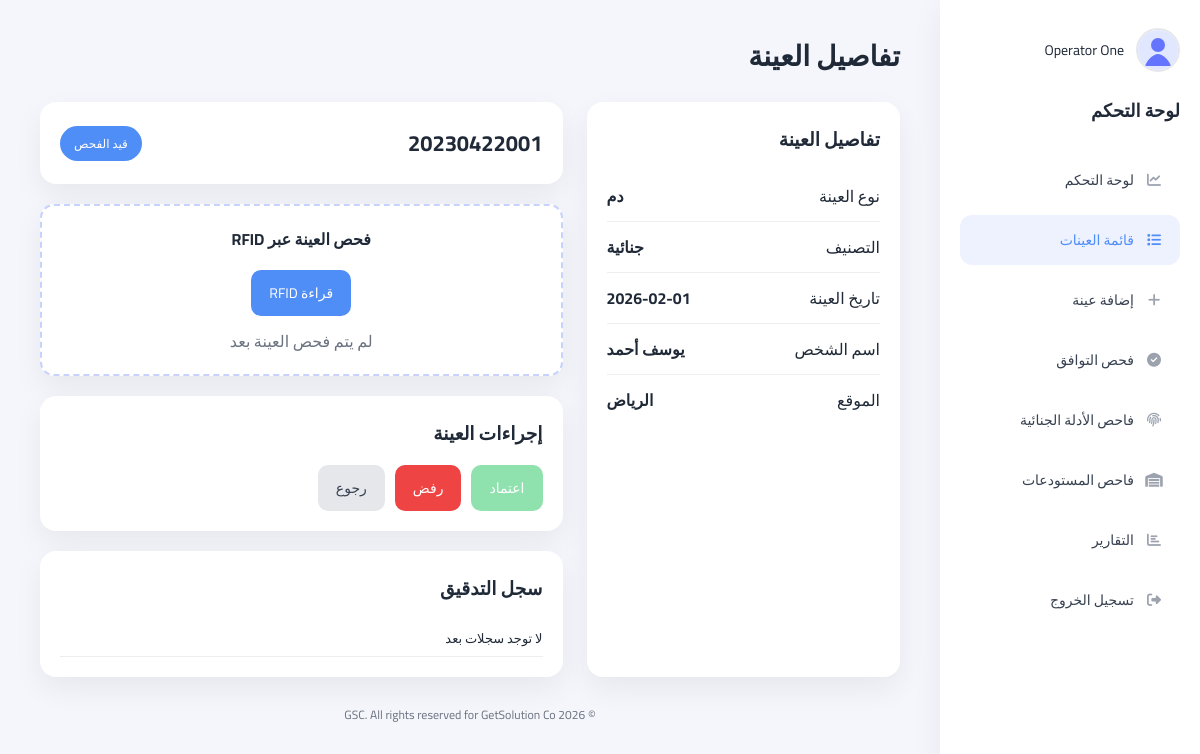
The app's page /public_html/samples/detail.php?sample_number=20230422001 (signed in) with its own data.
### tables this page shows
CREATE TABLE IF NOT EXISTS `samples` (
  `id` int(11) NOT NULL AUTO_INCREMENT,
  `sample_number` varchar(50) NOT NULL,
  `sample_type` varchar(50) NOT NULL,
  `category` varchar(50) NOT NULL,
  `person_name` varchar(100) NOT NULL,
  `collected_date` date NOT NULL,
  `location` varchar(100) DEFAULT NULL,
  `rfid_id` int(11) NOT NULL,
  `status` enum('pending','checked','approved','rejected') NOT NULL DEFAULT 'pending',
  `created_at` timestamp NOT NULL DEFAULT current_timestamp(),
  `updated_at` timestamp NOT NULL DEFAULT current_timestamp() ON UPDATE current_timestamp(),
  PRIMARY KEY (`id`),
  UNIQUE KEY `sample_number` (`sample_number`),
  KEY `rfid_id` (`rfid_id`),
  KEY `idx_sample_number` (`sample_number`),
  KEY `idx_status` (`status`),
  KEY `idx_sample_type` (`sample_type`),
  KEY `idx_category` (`category`),
  KEY `idx_collected_date` (`collected_date`),
  CONSTRAINT `samples_ibfk_1` FOREIGN KEY (`rfid_id`) REFERENCES `rfid_tags` (`id`)
);

### public_html/config/lang.php (called while the page is built, shortened)
<?php
$default = 'ar';
$lang = $_SESSION['lang'] ?? $default;
$path = __DIR__ . '/../lang/' . $lang . '.php';
$fallback = __DIR__ . '/../lang/' . $default . '.php';
$translations = file_exists($path) ? include $path : [];
$fallbackTranslations = file_exists($fallback) ? include $fallback : [];
function __(string $key, array $replace = []): string {
    global $translations, $fallbackTranslations;
    $value = $translations[$key] ?? $fallbackTranslations[$key] ?? $key;
    return $value;
}

### public_html/config/helpers.php (called while the page is built, shortened)
<?php
function e(?string $value): string {
    return htmlspecialchars($value ?? '', ENT_QUOTES, 'UTF-8');
}
function base_path(): string {
    $script = $_SERVER['SCRIPT_NAME'] ?? '';
    $dir = rtrim(str_replace('\\', '/', dirname($script)), '/');
    return $dir === '/' ? '' : $dir;
}
function url(string $path): string {
    return base_path() . $path;
}

### public_html/config/db.php (called while the page is built, shortened)
<?php
function db(): PDO {
    static $pdo = null;
    if ($pdo instanceof PDO) {
        return $pdo;
    }
    $dsn = 'mysql:host=' . DB_HOST . ';dbname=' . DB_NAME . ';charset=utf8mb4';
    $pdo = new PDO($dsn, DB_USER, DB_PASS, [
        PDO::ATTR_ERRMODE => PDO::ERRMODE_EXCEPTION,
        PDO::ATTR_DEFAULT_FETCH_MODE => PDO::FETCH_ASSOC,
    ]);
    return $pdo;
}

### public_html/config/auth.php (called while the page is built, shortened)
<?php
require_once __DIR__ . '/db.php';
require_once __DIR__ . '/helpers.php';
require_once __DIR__ . '/lang.php';
function current_user(): ?array {
    return $_SESSION['user'] ?? null;
}

### public_html/samples/detail.php (the view, shortened to what this page needs)
<?php
require_once __DIR__ . '/../config/auth.php';
require_once __DIR__ . '/../config/helpers.php';
require_once __DIR__ . '/../config/db.php';
require_once __DIR__ . '/../config/lang.php';
$sampleNumber = trim($_GET['sample_number'] ?? '');
$stmt = db()->prepare('SELECT s.*, r.uid AS rfid_uid FROM samples s JOIN rfid_tags r ON r.id = s.rfid_id WHERE s.sample_number = ?');
$stmt->execute([$sampleNumber]);
$sample = $stmt->fetch();
$canAct = in_array((current_user()['role'] ?? ''), ['Admin', 'Operator'], true);
$logStmt = db()->prepare('SELECT action, timestamp FROM audit_logs WHERE sample_id = ? ORDER BY timestamp DESC LIMIT 10');
$logStmt->execute([(int)$sample['id']]);
$logs = $logStmt->fetchAll();
$statusMap = [
    'pending' => __('status.pending'),
    'checked' => __('status.checked'),
    'approved' => __('status.approved'),
    'rejected' => __('status.rejected'),
];
?>
<h1><?= e(__('samples.detail_title')) ?></h1>
<div class="grid-main">
    <div class="card">
        <h3><?= e(__('samples.detail_title')) ?></h3>
        <div class="info-item"><span><?= e(__('samples.sample_type')) ?></span><strong><?= e($sample['sample_type']) ?></strong></div>
        <div class="info-item"><span><?= e(__('samples.category')) ?></span><strong><?= e($sample['category']) ?></strong></div>
        <div class="info-item"><span><?= e(__('samples.collected_date')) ?></span><strong><?= e($sample['collected_date']) ?></strong></div>
        <div class="info-item"><span><?= e(__('samples.person_name')) ?></span><strong><?= e($sample['person_name']) ?></strong></div>
        <div class="info-item"><span><?= e(__('samples.location')) ?></span><strong><?= e($sample['location']) ?></strong></div>
    </div>
    <div>
        <div class="card" style="display:flex;justify-content:space-between;align-items:center;">
            <div class="sample-no"><?= e($sample['sample_number']) ?></div>
            <div class="status <?= e($sample['status']) ?>"><?= e($statusMap[$sample['status']] ?? $sample['status']) ?></div>
        </div>
        <form method="post" class="card rfid-box">
            <strong><?= e(__('rfid.title')) ?></strong>
            <div class="spacer"></div>
            <?php if ($canAct && $sample['status'] === 'pending'): ?>
                <button class="btn btn-blue" name="action" value="rfid_check"><?= e(__('rfid.read')) ?></button>
            <?php else: ?>
                <button class="btn btn-blue" type="button" disabled><?= e(__('rfid.read')) ?></button>
            <?php endif; ?>
            <div class="muted" style="margin-top:10px;">
                <?php if (in_array($sample['status'], ['checked', 'approved'], true)): ?>
                    <?= e(__('rfid.read_done', ['uid' => $sample['rfid_uid']])) ?>
                <?php else: ?>
                    <?= e(__('rfid.not_read')) ?>
                <?php endif; ?>
            </div>
        </form>
        <?php if ($canAct): ?>
        <form method="post" class="card">
            <h3><?= e(__('actions.title')) ?></h3>
            <div style="display:flex;gap:10px;">
                <button class="btn btn-green" name="action" value="approve" <?= $sample['status'] !== 'checked' ? 'disabled' : '' ?>><?= e(__('actions.approve')) ?></button>
                <button class="btn btn-red" name="action" value="reject"><?= e(__('actions.reject')) ?></button>
                <a href="<?= e(url('/samples/list')) ?>" class="btn btn-gray"><?= e(__('auth.back')) ?></a>
            </div>
        </form>
        <?php endif; ?>
        <div class="card">
            <h3><?= e(__('audit.title')) ?></h3>
            <div class="log">
                <?php if (!$logs): ?>
                    <div><?= e(__('audit.empty')) ?></div>
                <?php else: ?>
                    <?php foreach ($logs as $log): ?>
                        <div>• <?= e($log['action']) ?> — <?= e(date('Y/m/d H:i', strtotime($log['timestamp']))) ?></div>
                    <?php endforeach; ?>
                <?php endif; ?>
            </div>
        </div>
    </div>
</div>
<?php
include __DIR__ . '/../partials/layout.php';

### public_html/assets/style.css (style rules this page uses)
:root { --blue:#4f8df7; --blue-2:#3b82f6; --green:#22c55e; --green-2:#34b399; --red:#ef4444; --bg:#f4f6fb; --card:#ffffff; --text:#1f2937; --muted:#6b7280; --border:#e5e7eb; --radius:16px; }
* { box-sizing:border-box;font-family:"Cairo",sans-serif }
body { margin:0;background:var(--bg);color:var(--text) }
h1 { margin:0 0 20px 0;font-size:28px }
h3 { margin:0 0 14px 0 }
.card { background:#fff;padding:20px;border-radius:var(--radius);box-shadow:0 12px 30px rgba(0,0,0,.06) }
.card + .card { margin-top:20px }
.btn { border:none;padding:10px 18px;border-radius:10px;cursor:pointer;font-size:14px;display:inline-flex;align-items:center;gap:6px;text-decoration:none }
.btn-blue { background:var(--blue);color:#fff }
.btn-green { background:var(--green);color:#fff }
.btn-red { background:var(--red);color:#fff }
.btn-gray { background:#e5e7eb;color:#374151 }
.btn:disabled { opacity:.5;cursor:not-allowed }
.status { padding:6px 14px;border-radius:999px;color:#fff;font-size:12px;display:inline-block }
.status.pending { background:var(--blue) }
.grid-main { display:grid;grid-template-columns:1.2fr 2fr;gap:24px }
.muted { color:var(--muted) }
.spacer { height:16px }
.rfid-box { border:2px dashed #c7d2fe;border-radius:14px;padding:18px;text-align:center }
.log { max-height:150px;overflow:auto;font-size:13px }
.log div { border-bottom:1px solid #eee;padding:6px 0 }
.info-item { display:flex;justify-content:space-between;align-items:center;padding:10px 0;border-bottom:1px solid #eee }
.info-item:last-child { border-bottom:none }
.sample-no { font-size:22px;font-weight:700 }

### records on screen
samples: sample_type "دم", category "جنائية", collected_date "2026-02-01", person_name "يوسف أحمد", location "الرياض", sample_number "20230422001", status "قيد الفحص"

### other values on screen
__('nav.dashboard') "لوحة التحكم"
__('nav.samples') "قائمة العينات"
__('nav.add_sample') "إضافة عينة"
__('nav.checker') "فحص التوافق"
__('nav.forensic') "فاحص الأدلة الجنائية"
__('nav.warehouse') "فاحص المستودعات"
__('nav.reports') "التقارير"
__('nav.logout') "تسجيل الخروج"
__('samples.detail_title') "تفاصيل العينة"
__('samples.sample_type') "نوع العينة"
__('samples.category') "التصنيف"
__('samples.collected_date') "تاريخ العينة"
__('samples.person_name') "اسم الشخص"
__('samples.location') "الموقع"
__('rfid.title') "فحص العينة عبر RFID"
